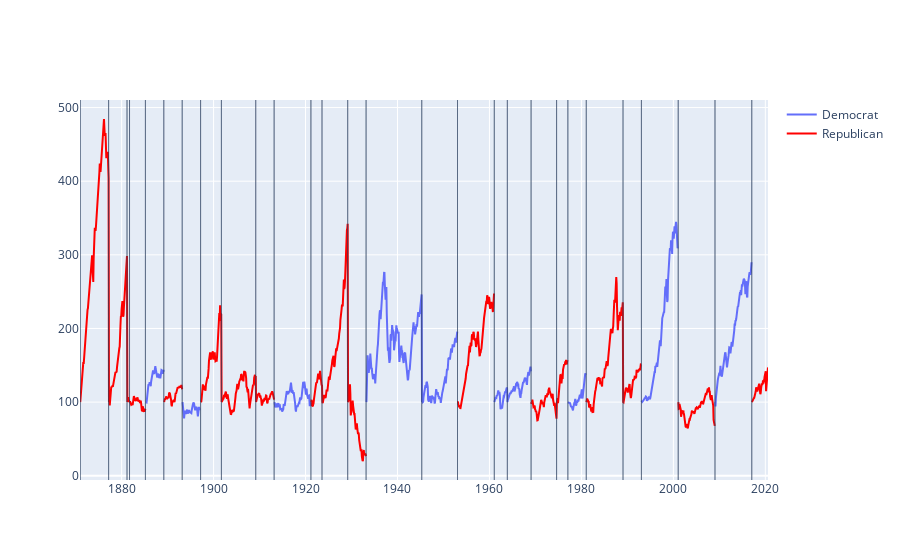

Notebook cell for this chart:
### Code cell
chart = (compute_portfolio(quotes= SP, weights=[1], rebalance=data['Start Date'].dt.strftime('%Y-%m')))
chart['Party'] = 'Republican'
for i in range(0, len(chart)):
    for z in range(0, len(data)):
        if (chart.index[i] > data['Start Date'].iloc[z]) and (chart.index[i] < data['End Date'].iloc[z]):
            chart['Party'][i] = data['Party'][z]

charts = chart[chart['Party']=='Democratic']
charts_dem = chart[chart['Party']=='Democratic'].copy()
charts.reset_index(inplace=True)
time_series = pd.DataFrame(pd.date_range('1871-01-01', '2020-09-01', freq='M').strftime('%Y-%m'))
time_series.set_index(time_series[0], inplace=True)
charts = pd.DataFrame(charts)
charts.set_index('Date', inplace=True)
charts_dem = pl.merge_time_series(time_series, charts, how='outer')

fig = go.Figure()

fig.add_trace(go.Scatter(
    x=charts_dem[0],
    y=charts_dem['TR'],
    name = 'Democrat', # Style name/legend entry with html tags
    connectgaps=False # override default to connect the gaps
))


charts = chart[chart['Party']=='Republican']
charts_rep = chart[chart['Party']=='Republican'].copy()
charts.reset_index(inplace=True)
time_series = pd.DataFrame(pd.date_range('1871-01-01', '2020-09-01', freq='M').strftime('%Y-%m'))
time_series.set_index(time_series[0], inplace=True)
charts = pd.DataFrame(charts)
charts.set_index('Date', inplace=True)
charts_dem = pl.merge_time_series(time_series, charts, how='outer')

fig.add_trace(go.Scatter(
    x=charts_dem[0],
    y=charts_dem['TR'],
    name = 'Republican', # Style name/legend entry with html tags
    connectgaps=False, # override default to connect the gaps
    marker=dict(color='red'),
))

for date in data['Start Date']:
    fig.add_shape(
              type="rect",
              xref= "x",
              yref= "paper",
              x0= date,
              y0= 0,
              x1= date,
              y1= 1,
              fillcolor= "#d3d3d3",
              line_width=0.5
    )

fig.show()

### Figure 1 — Plotly figure (JSON) as saved in the notebook; plotly's stock layout.template omitted (floating-point values rounded to 4 significant figures; data arrays with more than 128 entries replaced by an {"elided": "..."} marker saying what was removed)
{"data": [{"connectgaps": false, "name": "Democrat", "type": "scatter", "x": {"elided": "1796 str values"}, "y": {"elided": "1796 float values"}}, {"connectgaps": false, "marker": {"color": "red"}, "name": "Republican", "type": "scatter", "x": {"elided": "1797 str values"}, "y": {"elided": "1797 float values"}}], "layout": {"autosize": true, "shapes": [{"fillcolor": "#d3d3d3", "line": {"width": 0.5}, "type": "rect", "x0": "1871-01-01T00:00:00", "x1": "1871-01-01T00:00:00", "xref": "x", "y0": 0, "y1": 1, "yref": "paper"}, {"fillcolor": "#d3d3d3", "line": {"width": 0.5}, "type": "rect", "x0": "1877-03-04T00:00:00", "x1": "1877-03-04T00:00:00", "xref": "x", "y0": 0, "y1": 1, "yref": "paper"}, {"fillcolor": "#d3d3d3", "line": {"width": 0.5}, "type": "rect", "x0": "1881-03-04T00:00:00", "x1": "1881-03-04T00:00:00", "xref": "x", "y0": 0, "y1": 1, "yref": "paper"}, {"fillcolor": "#d3d3d3", "line": {"width": 0.5}, "type": "rect", "x0": "1881-09-19T00:00:00", "x1": "1881-09-19T00:00:00", "xref": "x", "y0": 0, "y1": 1, "yref": "paper"}, {"fillcolor": "#d3d3d3", "line": {"width": 0.5}, "type": "rect", "x0": "1885-03-04T00:00:00", "x1": "1885-03-04T00:00:00", "xref": "x", "y0": 0, "y1": 1, "yref": "paper"}, {"fillcolor": "#d3d3d3", "line": {"width": 0.5}, "type": "rect", "x0": "1889-03-04T00:00:00", "x1": "1889-03-04T00:00:00", "xref": "x", "y0": 0, "y1": 1, "yref": "paper"}, {"fillcolor": "#d3d3d3", "line": {"width": 0.5}, "type": "rect", "x0": "1893-03-04T00:00:00", "x1": "1893-03-04T00:00:00", "xref": "x", "y0": 0, "y1": 1, "yref": "paper"}, {"fillcolor": "#d3d3d3", "line": {"width": 0.5}, "type": "rect", "x0": "1897-03-04T00:00:00", "x1": "1897-03-04T00:00:00", "xref": "x", "y0": 0, "y1": 1, "yref": "paper"}, {"fillcolor": "#d3d3d3", "line": {"width": 0.5}, "type": "rect", "x0": "1901-09-14T00:00:00", "x1": "1901-09-14T00:00:00", "xref": "x", "y0": 0, "y1": 1, "yref": "paper"}, {"fillcolor": "#d3d3d3", "line": {"width": 0.5}, "type": "rect", "x0": "1909-03-04T00:00:00", "x1": "1909-03-04T00:00:00", "xref": "x", "y0": 0, "y1": 1, "yref": "paper"}, {"fillcolor": "#d3d3d3", "line": {"width": 0.5}, "type": "rect", "x0": "1913-03-04T00:00:00", "x1": "1913-03-04T00:00:00", "xref": "x", "y0": 0, "y1": 1, "yref": "paper"}, {"fillcolor": "#d3d3d3", "line": {"width": 0.5}, "type": "rect", "x0": "1921-03-04T00:00:00", "x1": "1921-03-04T00:00:00", "xref": "x", "y0": 0, "y1": 1, "yref": "paper"}, {"fillcolor": "#d3d3d3", "line": {"width": 0.5}, "type": "rect", "x0": "1923-08-02T00:00:00", "x1": "1923-08-02T00:00:00", "xref": "x", "y0": 0, "y1": 1, "yref": "paper"}, {"fillcolor": "#d3d3d3", "line": {"width": 0.5}, "type": "rect", "x0": "1929-03-04T00:00:00", "x1": "1929-03-04T00:00:00", "xref": "x", "y0": 0, "y1": 1, "yref": "paper"}, {"fillcolor": "#d3d3d3", "line": {"width": 0.5}, "type": "rect", "x0": "1933-03-04T00:00:00", "x1": "1933-03-04T00:00:00", "xref": "x", "y0": 0, "y1": 1, "yref": "paper"}, {"fillcolor": "#d3d3d3", "line": {"width": 0.5}, "type": "rect", "x0": "1945-04-12T00:00:00", "x1": "1945-04-12T00:00:00", "xref": "x", "y0": 0, "y1": 1, "yref": "paper"}, {"fillcolor": "#d3d3d3", "line": {"width": 0.5}, "type": "rect", "x0": "1953-01-20T00:00:00", "x1": "1953-01-20T00:00:00", "xref": "x", "y0": 0, "y1": 1, "yref": "paper"}, {"fillcolor": "#d3d3d3", "line": {"width": 0.5}, "type": "rect", "x0": "1961-01-20T00:00:00", "x1": "1961-01-20T00:00:00", "xref": "x", "y0": 0, "y1": 1, "yref": "paper"}, {"fillcolor": "#d3d3d3", "line": {"width": 0.5}, "type": "rect", "x0": "1963-11-22T00:00:00", "x1": "1963-11-22T00:00:00", "xref": "x", "y0": 0, "y1": 1, "yref": "paper"}, {"fillcolor": "#d3d3d3", "line": {"width": 0.5}, "type": "rect", "x0": "1969-01-20T00:00:00", "x1": "1969-01-20T00:00:00", "xref": "x", "y0": 0, "y1": 1, "yref": "paper"}, {"fillcolor": "#d3d3d3", "line": {"width": 0.5}, "type": "rect", "x0": "1974-08-09T00:00:00", "x1": "1974-08-09T00:00:00", "xref": "x", "y0": 0, "y1": 1, "yref": "paper"}, {"fillcolor": "#d3d3d3", "line": {"width": 0.5}, "type": "rect", "x0": "1977-01-20T00:00:00", "x1": "1977-01-20T00:00:00", "xref": "x", "y0": 0, "y1": 1, "yref": "paper"}, {"fillcolor": "#d3d3d3", "line": {"width": 0.5}, "type": "rect", "x0": "1981-01-20T00:00:00", "x1": "1981-01-20T00:00:00", "xref": "x", "y0": 0, "y1": 1, "yref": "paper"}, {"fillcolor": "#d3d3d3", "line": {"width": 0.5}, "type": "rect", "x0": "1989-01-20T00:00:00", "x1": "1989-01-20T00:00:00", "xref": "x", "y0": 0, "y1": 1, "yref": "paper"}, {"fillcolor": "#d3d3d3", "line": {"width": 0.5}, "type": "rect", "x0": "1993-01-20T00:00:00", "x1": "1993-01-20T00:00:00", "xref": "x", "y0": 0, "y1": 1, "yref": "paper"}, {"fillcolor": "#d3d3d3", "line": {"width": 0.5}, "type": "rect", "x0": "2001-01-20T00:00:00", "x1": "2001-01-20T00:00:00", "xref": "x", "y0": 0, "y1": 1, "yref": "paper"}, {"fillcolor": "#d3d3d3", "line": {"width": 0.5}, "type": "rect", "x0": "2009-01-20T00:00:00", "x1": "2009-01-20T00:00:00", "xref": "x", "y0": 0, "y1": 1, "yref": "paper"}, {"fillcolor": "#d3d3d3", "line": {"width": 0.5}, "type": "rect", "x0": "2017-01-20T00:00:00", "x1": "2017-01-20T00:00:00", "xref": "x", "y0": 0, "y1": 1, "yref": "paper"}], "xaxis": {"autorange": true, "range": ["1870-12-23 00:43:44.1996", "2020-08-01"], "type": "date"}, "yaxis": {"autorange": true, "range": [-5.768, 510.2], "type": "linear"}}}
